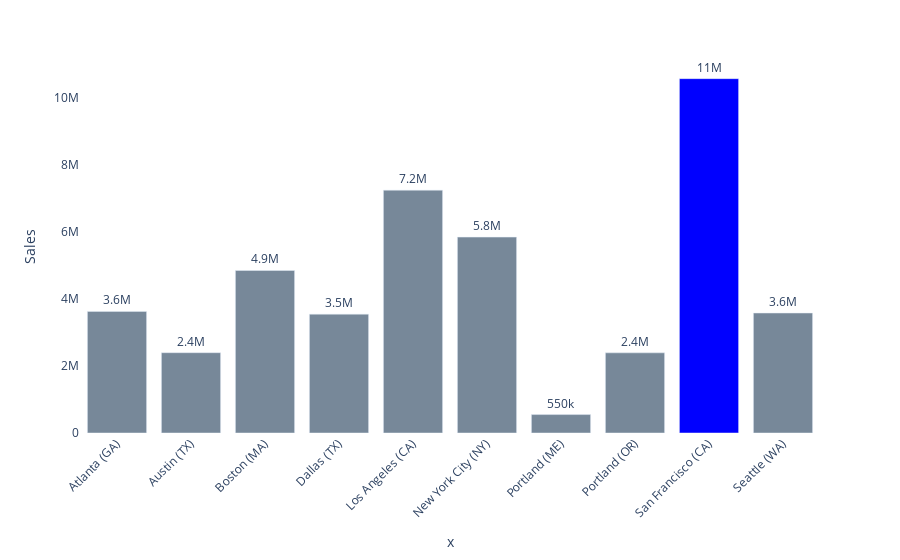

The notebook cell saved with this chart:
### Code cell
cities = [city for city, df in df.groupby('City')]

colors = ['lightslategray'] * 10

colors[8] = 'blue'


fig = px.bar(sales_in_city, x = cities, y = 'Sales', text = 'Sales')

fig.update_traces( texttemplate='%{text:.2s}', textposition = 'outside',
                 marker_color=colors)

fig.update_layout(uniformtext_minsize = 9)

fig.update_layout(xaxis_tickangle = -45)

fig.update_layout({'plot_bgcolor': 'white',
                  'paper_bgcolor': 'white'})

### Figure 1 — Plotly figure (JSON) as saved in the notebook; plotly's stock layout.template omitted (floating-point values rounded to 4 significant figures)
{"data": [{"alignmentgroup": "True", "hovertemplate": "x=%{x}<br>Sales=%{text}<extra></extra>", "legendgroup": "", "marker": {"color": ["lightslategray", "lightslategray", "lightslategray", "lightslategray", "lightslategray", "lightslategray", "lightslategray", "lightslategray", "blue", "lightslategray"]}, "name": "", "offsetgroup": "", "orientation": "v", "showlegend": false, "text": [3629000.0, 2397000.0, 4850000.0, 3547000.0, 7248000.0, 5846000.0, 550100.0, 2392000.0, 10580000.0, 3581000.0], "textposition": "outside", "texttemplate": "%{text:.2s}", "type": "bar", "x": [" Atlanta (GA)", " Austin (TX)", " Boston (MA)", " Dallas (TX)", " Los Angeles (CA)", " New York City (NY)", " Portland (ME)", " Portland (OR)", " San Francisco (CA)", " Seattle (WA)"], "xaxis": "x", "y": [3629000.0, 2397000.0, 4850000.0, 3547000.0, 7248000.0, 5846000.0, 550100.0, 2392000.0, 10580000.0, 3581000.0], "yaxis": "y"}], "layout": {"barmode": "relative", "legend": {"tracegroupgap": 0}, "margin": {"t": 60}, "paper_bgcolor": "white", "plot_bgcolor": "white", "uniformtext": {"minsize": 9}, "xaxis": {"anchor": "y", "domain": [0, 1], "tickangle": -45, "title": {"text": "x"}}, "yaxis": {"anchor": "x", "domain": [0, 1], "title": {"text": "Sales"}}}}
